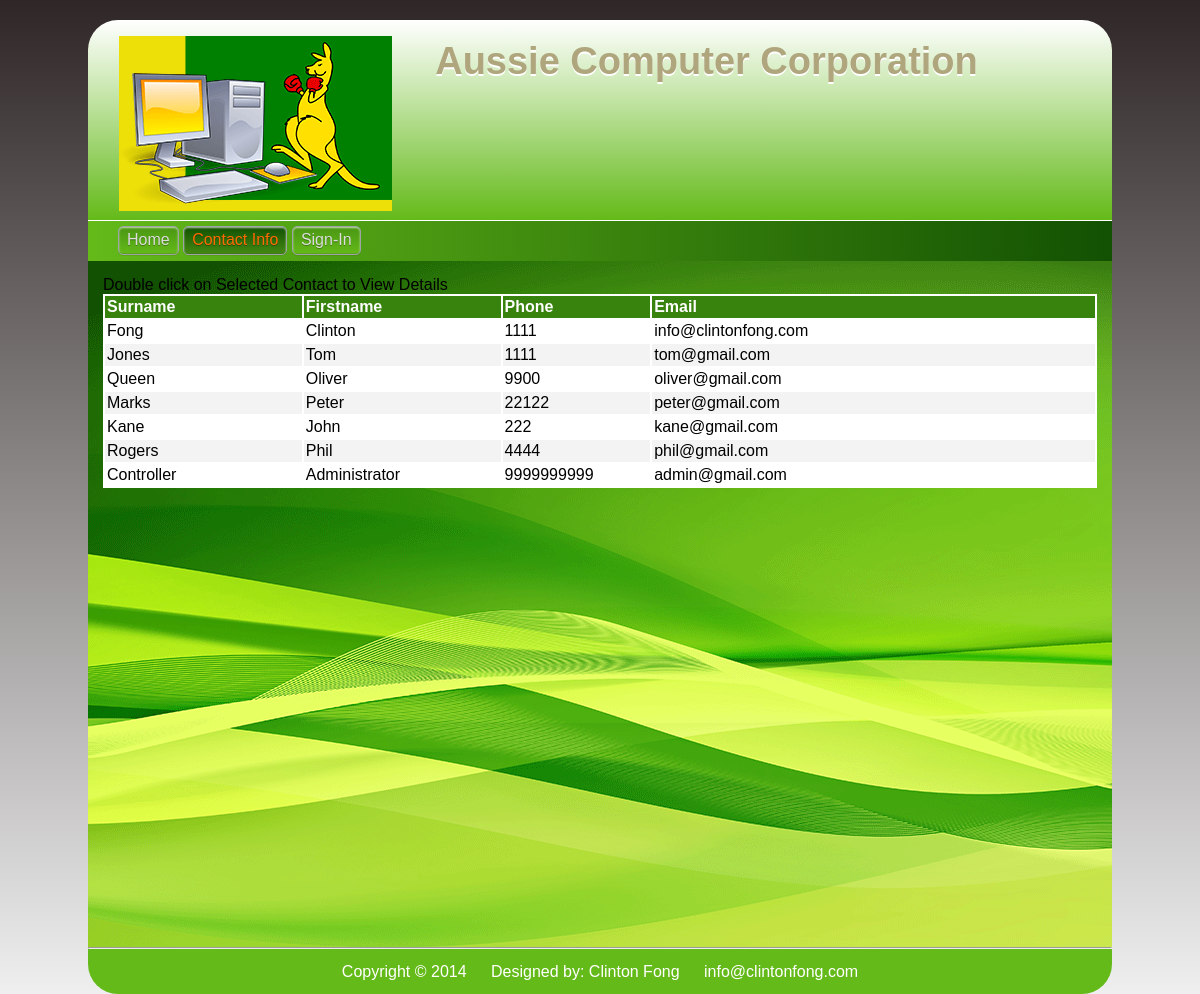
The app's page /contactInfo.php with its own data.
### tables this page shows
CREATE TABLE IF NOT EXISTS `icaict515a_employees` (
  `employee_id` int(11) unsigned NOT NULL AUTO_INCREMENT,
  `department_id` int(11) unsigned NOT NULL,
  `firstname` varchar(32) NOT NULL,
  `lastname` varchar(32) NOT NULL,
  `email` varchar(64) NOT NULL,
  `password` varchar(64) NOT NULL,
  `phone` varchar(10) DEFAULT NULL,
  `access_level` int(2) DEFAULT NULL COMMENT '0: Employee, 1: Procurement member, 5: Manager, 9: Aministrator',
  `logged_in` tinyint(1) NOT NULL,
  PRIMARY KEY (`employee_id`),
  UNIQUE KEY `email` (`email`)
);

### include/class.basicDB.inc.php (called while the page is built, shortened)
<?php
class c_basicDB
{
	protected $dbConnection;
	function connectDB()
	{
		$this->dbConnection = new mysqli (DB_SERVER, USER_NAME, PASSWORD, DATABASE);
		return $this->dbConnection;
	}
    function scrubInput($value)
    {
        $value = $this->dbConnection->real_escape_string( $value );
        return $value;
    }
}
?>

### include/class.loginController.inc.php (called while the page is built, shortened)
<?php
require_once    'class.basicDB.inc.php';
class c_loginController extends c_basicDB
{
	function isUserLoggedIn( $userID )
	{
        $bUserLoggedIn = FALSE;
		$stmtQuery  = "SELECT employee_id, department_id, firstname, lastname, logged_in, access_level";
        $stmtQuery .= " FROM icaict515a_employees WHERE employee_id=?";
        if( $stmt = $this->dbConnection->prepare( $stmtQuery ) )
        {
            $userID = $this->scrubInput( $userID );
        }
    	return $bUserLoggedIn;
	}
}
?>

### include/class.employeeController.inc.php (called while the page is built, shortened)
<?php
require_once    'class.basicDB.inc.php';
class c_employeeController extends c_basicDB
{
    function loadContactListing()
    {
        $bSuccessful = FALSE;
        $stmtQuery  = "SELECT employee_id, icaict515a_departments.name, firstname, lastname, access_level, email, phone";
        $stmtQuery .= " FROM icaict515a_employees LEFT JOIN icaict515a_departments ON icaict515a_employees.department_id = icaict515a_departments.department_id";
        if ($stmt = $this->dbConnection->prepare( $stmtQuery ) )
        {
		    if( $bSuccess = $stmt->execute())
            {
                $stmt->bind_result( $db_userID, $db_deptName, $db_firstname, $db_lastname, $db_accessLevel, $db_email, $db_phone );
		        while( $stmt->fetch() )
		        {
                    $bSuccessful = TRUE;
                    $contactInfo = new structContactInfo();
                    $contactInfo->firstname         = $db_firstname;
                    $contactInfo->lastname          = $db_lastname;
                    $contactInfo->email             = $db_email;
                    $contactInfo->phone             = $db_phone;
		        }
            }
        }
    	return $bSuccessful;
    }
}
?>

### contactInfo.php (the view, shortened to what this page needs)
<?php
    $employeeID         = (isset($_SESSION['icaict515a-employee-id']))? $_SESSION['icaict515a-employee-id'] : "-1";
    require_once 	'include/class.loginController.inc.php';
    $objLoginController = new c_loginController();
    $isUserLoggedIn     = $objLoginController->isUserLoggedIn( $employeeID );
	require_once 	'include/class.generalHouseKeeping.inc.php';
    $objGeneralHouseKeeping = new c_generalHouseKeeping( $objLoginController->firstname );
    require_once    'include/class.employeeController.inc.php';
    $employeeController = new c_employeeController();
    $employeeController->loadContactListing();
?>
<!DOCTYPE html>
<html lang='en'>
    <head>
        <link rel='stylesheet' type='text/css' href='css/main.css' />
        <link rel='stylesheet' type='text/css' href='css/contactInfo.css' />
    </head>
    <body>
        <div id='wrapper'>
		    <?php
                $objGeneralHouseKeeping->bHeaderSignIn = !$isUserLoggedIn;
                $objGeneralHouseKeeping->displayHeader("contactInfo");
            ?>
		    <div id='main-content'>
		        <div id='main-panel'>
                    <div id='cntContactListingBox'>
						<label>Double click on Selected Contact to View Details</label><br>
                        <div id='cntContactListing'>
                            <table>
                                <tbody>
                                    <tr>
                                        <th>Surname</th>
                                        <th>Firstname</th>
                                        <th>Phone</th>
                                        <th>Email</th>
                                    </tr>
                                    <?php
                                        $iRow = 0;
                                        foreach( $employeeController->ContactInfo as $contactInfo )
                                        {
                                            echo "<tr id='contactInfo{$iRow}' class='displayContactDetails'>\n";
                                            echo "  <td>{$contactInfo->lastname}</td>\n";
                                            echo "  <td>{$contactInfo->firstname}</td>\n";
                                            echo "  <td>{$contactInfo->phone}</td>\n";
                                            echo "  <td>{$contactInfo->email}</td>\n";
                                            echo "</tr>\n";
                                            $iRow++;
                                        }
                                    ?>
                                </tbody>
                            </table>
                        </div>
                    </div>
                </div>
            </div>
		    <hr>
		    <?php
                $objGeneralHouseKeeping->displayFooter();
            ?>
        </div>
    </body>
</html>

### include/class.generalHouseKeeping.inc.php (shortened to what this page needs)
<?php
class c_generalHouseKeeping
{
    public $arrHeaderMenuItems  = array();
    public $bHeaderSignIn       = FALSE;
    public $username            = "";
	function __construct( $username = '' )
	{
        $this->username = $username;
	}
    function getTopMenu( $arrMenuItems )
    {
        $strMenu = "";
        return $strMenu;
    }
    function displayHeader( $currentPage = "" )
    {
        echo "
	        <div id='header'>\n
                <div id='logo'>\n
    	            <img id='imgLogo' src='images/logo-1-h175.gif' alt='Aussie Computer Corporation' />\n
                </div>\n
		        <div id='banner'>\n
                    <h1 id='h1Logo'>Aussie Computer Corporation</h1>\n
                    " . $this->getTopMenu( $this->arrHeaderMenuItems ) . "
		        </div>\n
	        </div>\n
            \n";
        $thisPageHome           = ( $currentPage == "" )? "class='selected-menu'" : "";
        $thisPageContactInfo    = ( $currentPage == "contactInfo" )? "class='selected-menu'" : "";
        $thisPageSignIn         = ( $currentPage == "signIn" )? "class='selected-menu'" : "";
        $strSignIn  = ($this->bHeaderSignIn)? "Sign-In"   : "Sign-out";
        $strWelcome = ($this->bHeaderSignIn)? ""          : "<div id='cntWelcomeMember'>Hello {$this->username}</div>";
        $strHomeRef = ($this->bHeaderSignIn)? "index.php" : "employee.php";
        echo "
            <div id='cntMainNavBar'>\n
                <div id='cntMainNavMenu'>\n
                    <ul id='nav-menu'>\n
                        <li {$thisPageHome}'><a href='{$strHomeRef}'>Home</a></li>\n
                        <li {$thisPageContactInfo}><a href='contactInfo.php'>Contact Info</a></li>\n
                        <li {$thisPageSignIn}><a href='login.php'>{$strSignIn}</a></li>\n
                    </ul>\n
                </div>\n
                {$strWelcome} \n
            </div>\n
            ";
    }
    function displayFooter()
    {
        echo "
		        <div id='footer'>
			        <div id='copyright-info'>
				        <label id='copyright'>Copyright &copy; 2014</label>
				        <label id='designed-by'>Designed by: Clinton Fong</label>
				        <label id='email'>info@clintonfong.com</label>
			        </div>
		        </div>
	        ";
    }
}
?>

### css/main.css (style rules this page uses)
* { margin: 0; padding: 0; }
html { height: 100%; }
body { height: 100%; width: 1024px; margin: 0 auto; text-align: center; font-family: Arial,sans-serif; background-color: #EFEFEF; background-repeat: no-repeat; background-attachment: fixed; background: -webkit-gradient(linear, 0% 0%, 0% 100%, from(#2F2727), to(#EFEFEF)) fixed; background: -webkit-linear-gradient(top, #2F2727, #EFEFEF) fixed; background: -moz-linear-gradient(top, #2F2727, #EFEFEF) fixed; background: -ms-linear-gradient(top, #2F2727, #EFEFEF) fixed; background: -o-linear-gradient(top, #2F2727, #EFEFEF) fixed; }
div#wrapper { margin-top: 20px; -moz-border-radius-bottomright: 30px; -moz-border-radius-bottomleft: 30px; }
div#main-content { clear:both; padding:0; width: 100%; height:100%; border:0; height: 686px; background-color: #9BD42B; background-image: url('../images/content-background.gif'); background-repeat: no-repeat; }
div#main-panel { color:#000; border: 0 1px 1px 1px solid #000; padding: 15px; opacity:1; overflow: hidden; text-align: left; }
div#footer { background-color: #999; color: #fff; line-height: 45px; border-bottom-left-radius: 30px; border-bottom-right-radius: 30px; }
div#header { clear: both; background: #64BA19; ; height: 200px; background-repeat: no-repeat; background: -webkit-gradient(linear, 0% 0%, 0% 100%, from(#FFFFFF), to(#64BA19)); background: -webkit-linear-gradient(top, #FFFFFF, #64BA19); background: -moz-linear-gradient(top, #FFFFFF, #64BA19); background: -ms-linear-gradient(top, #FFFFFF, #64BA19); background: -o-linear-gradient(top, #FFFFFF, #64BA19); border-top-left-radius: 30px; border-top-right-radius: 30px; }
div#logo { float:left; position: relative; left: 31px; top: 16px; }
img#imgLogo { margin-bottom: 10px; }
h1#h1Logo { text-shadow: 0 2px 0 #fff; font-size: 38px; color: #AFA67D; padding-right: 10px; padding-top: 20px; }
div#banner { margin: 15px 50px 0 0; position: relative; height: 190px; }
#cntMainNavBar { width: 100%; background-color: #64BA19; border-top: 1px solid #fff; height: 40px; text-align: left; background-image: -moz-linear-gradient(90deg, #64BA19 0%, #64BA19 100%); background-image: -o-linear-gradient(90deg, #64BA19 0%, #125102 100%); background-image: -webkit-linear-gradient(90deg, #64BA19 0%, #125102 100%); background-image: linear-gradient(90deg, #64BA19 0%, #125102 100%); }
li { display: inline-block; padding: 2px 10px 2px 10px; cursor: pointer; }
#cntMainNavMenu { float: left; padding-left-left: 30px; padding-right: -30px; }
#cntMainNavMenu ul#nav-menu { height: 100%; height: 40px; padding-left: 30px; }
#cntMainNavMenu li { margin-top: 5px; padding-top:5px; padding-bottom: 10px; background-color: #053900; border-top-left-radius: 5px; border-top-right-radius: 5px; color: #fff; padding: 4px 8px 5px; border: 1px solid #9fa3a7; text-decoration: none; text-shadow: 0 1px 0 rgba(0,0,0,0.3); -moz-border-radius: 5px; -webkit-border-radius: 5px; border-radius: 5px; -moz-background-clip: padding; -webkit-background-clip: padding-box; background-clip: padding-box; background-color: #64BA19; box-shadow: 0 1px 0 rgba(0,0,0,.08), inset 0 1px 2px rgba(255,255,255,.67), inset 0 -1px 0 rgba(0,0,0,.14); background-image: -moz-linear-gradient(0deg, #64BA19 0%, #4A9613 100%); background-image: -o-linear-gradient(0deg, #64BA19 0%, #4A9613 100%); background-image: -webkit-linear-gradient(0deg, #64BA19 0%, #4A9613 100%); background-image: linear-gradient(0deg, #64BA19 0%, #4A9613 100%); }
#cntMainNavMenu li.selected-menu { background-color: #125102; background-image: -moz-linear-gradient(0deg, #448A13 0%, #64BA19 100%); background-image: -o-linear-gradient(0deg, #448A13 0%, #125102 100%); background-image: -webkit-linear-gradient(0deg, #448A13 0%, #125102 100%); background-image: linear-gradient(0deg, #448A13 0%, #125102 100%); }
#cntMainNavMenu li.selected-menu a { color: #ff6a00; }
#cntMainNavMenu ul li, #cntMainNavMenu ul li a { text-decoration: none; color: #ddd; }
div#footer { text-align:center; background-color: #64BA19; }
#copyright { padding-right: 20px; }
#designed-by { padding-right: 20px; }
img { padding: 0; margin: 0; }

### records on screen
icaict515a_employees: lastname "Fong", firstname "Clinton", phone "1111", email "info@clintonfong.com"
icaict515a_employees: lastname "Jones", firstname "Tom", phone "1111", email "tom@gmail.com"
icaict515a_employees: lastname "Queen", firstname "Oliver", phone "9900", email "oliver@gmail.com"
icaict515a_employees: lastname "Marks", firstname "Peter", phone "22122", email "peter@gmail.com"
icaict515a_employees: lastname "Kane", firstname "John", phone "222", email "kane@gmail.com"
icaict515a_employees: lastname "Rogers", firstname "Phil", phone "4444", email "phil@gmail.com"
icaict515a_employees: lastname "Controller", firstname "Administrator", phone "9999999999", email "admin@gmail.com"

### other values on screen
$strSignIn "Sign-In"
